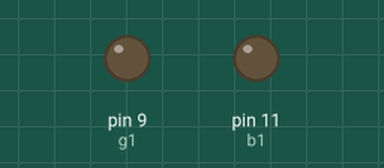
Bench run of a sketch on a simulated Arduino Uno, built with avr-gcc and run on an emulated ATmega328P. Shown: output pins drawn as LEDs (lit = HIGH). Pins used as bus, display or sensor lines are not drawn.

Above: at 6.0 s.
At 7.5 s:
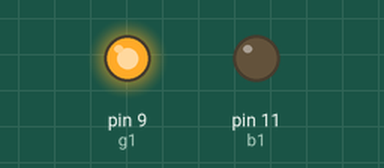
At 9.5 s:
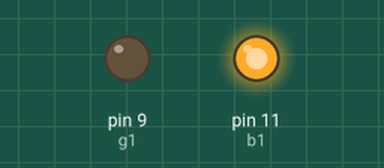
Timing chart, 0 to 12.8 s (numbered marks = the images above):
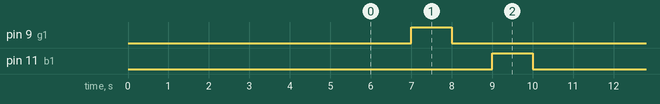

The sketch:

testRGB_and_mosfets2.ino
```cpp
#define r1 10
#define g1 9
#define b1 11
#define delTime 1000

void setup() {
  pinMode(r1,OUTPUT);
  pinMode(g1,OUTPUT);
  pinMode(b1,OUTPUT);
  analogWrite(r1,0);
  analogWrite(g1,0);
  analogWrite(b1,0);
  delay(5000);

}

void loop() {
  analogWrite(r1,255);
  delay(delTime);
  analogWrite(r1,0);
  delay(delTime);
  analogWrite(g1,255);
  delay(delTime);
  analogWrite(g1,0);
  delay(delTime);
  analogWrite(b1,255);
  delay(delTime);
  analogWrite(b1,0);
  delay(delTime);
}
```

Measured:
- by itself, pin 9 (g1), pin 11 (b1): alternates HIGH for 1.0 s and LOW for 5.0 s
- by itself, everything shown: repeats every 6.0 s, in 4 steps
